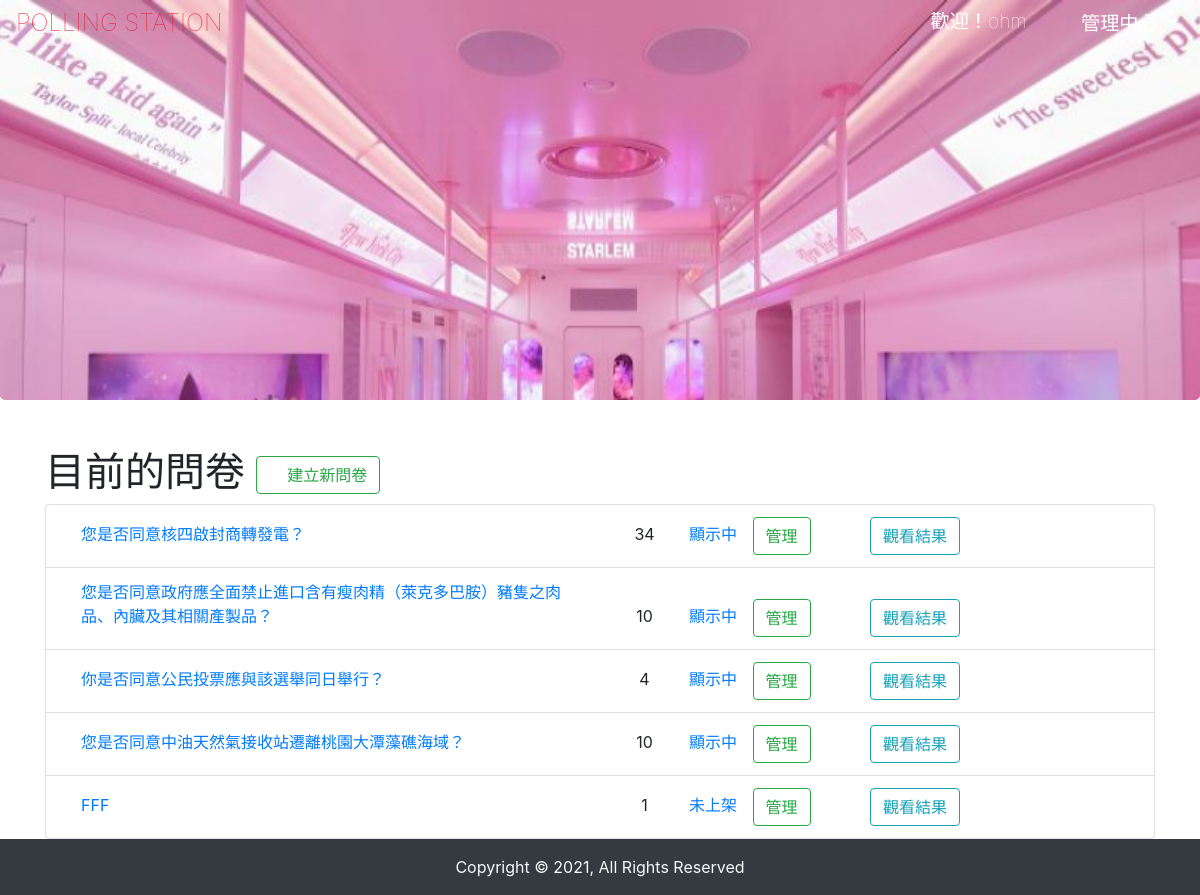
The page /backend/index.php (signed in) on the database as committed earlier.
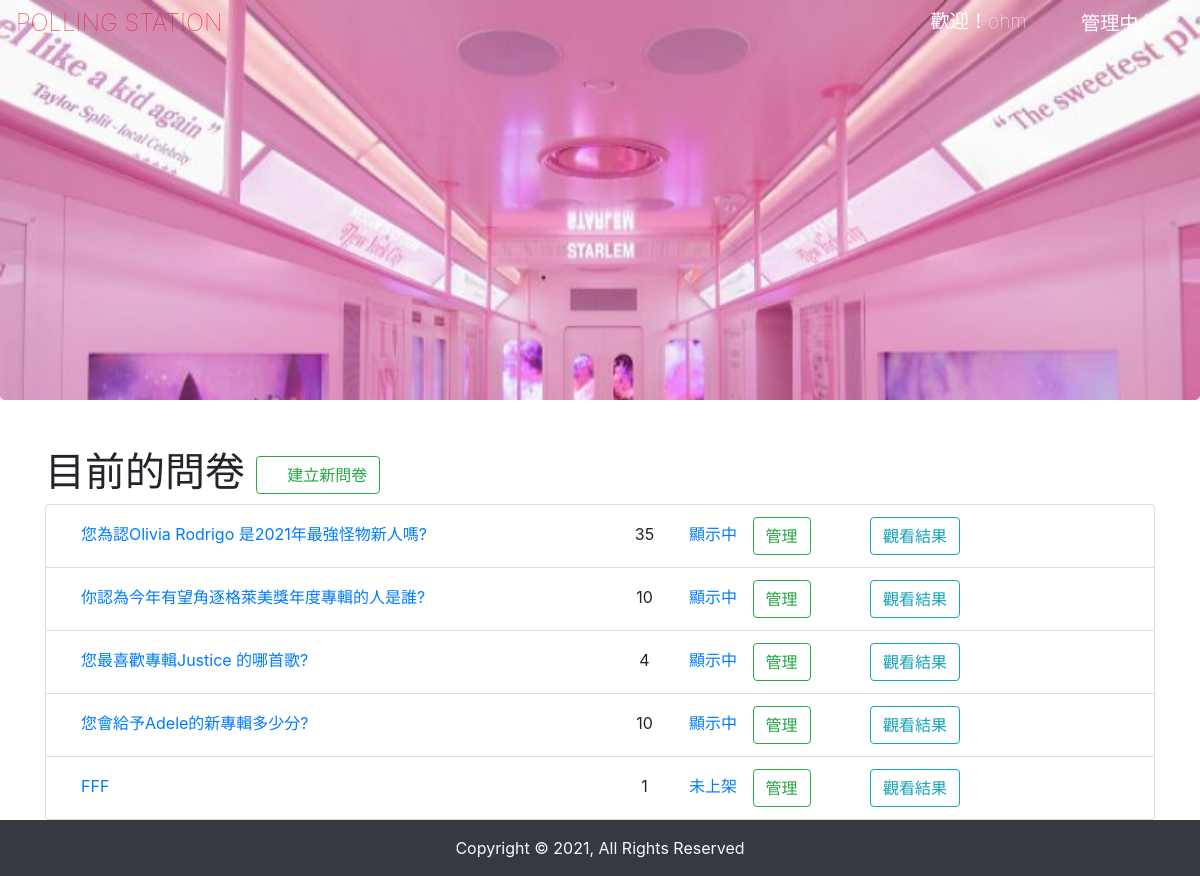
The same page on the database as committed later.
### tables this page shows
CREATE TABLE `topics` (
  `id` int(11) UNSIGNED NOT NULL,
  `topic` varchar(128) NOT NULL,
  `name` varchar(64) NOT NULL,
  `sh` tinyint(1) NOT NULL,
  `intro` varchar(64) DEFAULT NULL,
  `img` varchar(64) NOT NULL
);

### api/db.php (called while the page is built, shortened)
<?php
    $dsn="mysql:host=localhost;charset=utf8;dbname=s1100410";
    $pdo=new PDO($dsn,'s1100410','s1100410');
function all($table,...$arg){
    global $pdo;
    $sql="SELECT * FROM `$table` ";
    if(isset($arg[0])){
        if(is_array($arg[0])){
            foreach($arg[0] as $key=>$value){
                $tmp[]="`$key`='$value'";
            }
            $sql=$sql."where " . implode(" AND ",$tmp);
        }else{
            $sql=$sql.$arg[0];
        }
    }
    $rows=$pdo->query($sql)->fetchAll(PDO::FETCH_ASSOC);
    return $rows;
}
function q($sql){
    global $pdo;
    return $pdo->query($sql)->fetchAll(PDO::FETCH_ASSOC);
}
?>

### backend/manage_vote.php (the view)
<h1>目前的問卷
    <a class="btn btn-outline-success rounded" href="?do=add_subject_form">
    <i class="fas fa-plus"></i> 建立新問卷</a>
</h1>
<?php
$subjects=all('topics');
echo "<ol class='list-group'>";
foreach ($subjects as $key => $value) {
    echo "<li class='list-group-item'>";
    echo "<a class='d-inline-block col-md-6' href='index.php?do=vote&id={$value['id']}'>";
    echo $value['topic'];
    echo "</a>";
    $count=q("select sum(`count`) as '總計' from `options` where `topic_id`='{$value['id']}'");
    echo "<span class='d-inline-block col-md-1 text-center'>";
    echo $count[0]['總計'];
    echo "</span>";
    echo "<a href='../api/change_status_topics.php?id={$value['id']}'>";
    echo ($value['sh']==1)?"顯示中":"未上架";
    echo "</a>";
    echo "<a href='?do=edit_subject&id={$value['id']}' class='d-inline-block col-md-1 text-center'>";
    echo "<button class='btn btn-outline-success rounded'>管理</button>";
    echo "</a>";
    echo "<a href='../index.php?do=vote_result&id={$value['id']}' class='d-inline-block col-md-2 text-center'>";
    echo "<button class='btn btn-outline-info'>觀看結果</button>";
    echo "</a>";
  }
  echo "</li>";
  echo "</ol>";
?>

Rows that differ between the two databases and show on the page:
changed topics: topic "您是否同意核四啟封商轉發電？" → "您為認Olivia Rodrigo 是2021年最強怪物新人嗎?"; 總計 "34" → "35"
changed topics: topic "您是否同意政府應全面禁止進口含有瘦肉精（萊克多巴胺）豬隻之肉品、內臟及其相關產製品？" → "你認為今年有望角逐格萊美獎年度專輯的人是誰?"
changed topics: topic "你是否同意公民投票應與該選舉同日舉行？" → "您最喜歡專輯Justice 的哪首歌?"
changed topics: topic "您是否同意中油天然氣接收站遷離桃園大潭藻礁海域？" → "您會給予Adele的新專輯多少分?"
